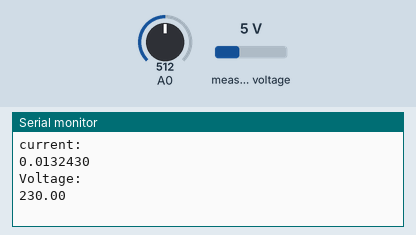
The sketch below on a simulated Arduino Uno, built with avr-gcc and run on an emulated ATmega328P. Parts: the last lines printed to the serial monitor. The test bench sets the inputs (shaded band); at power-on: measured voltage 5 V, A0 = 512.

Above: at 1.2 s.
1.3 s: measured voltage set to 0.3 V
At 2.2 s:
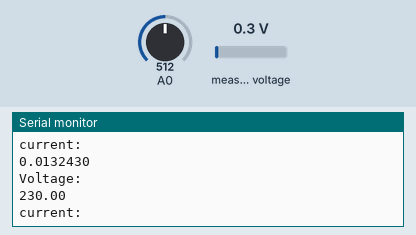
2.8 s: A0 set to 716
At 4.2 s:
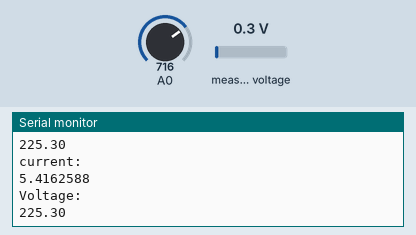
4.3 s: measured voltage set to 3.8 V
At 5.3 s:
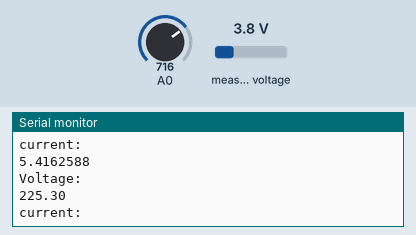
5.8 s: A0 set to 900
At 5.8 s:
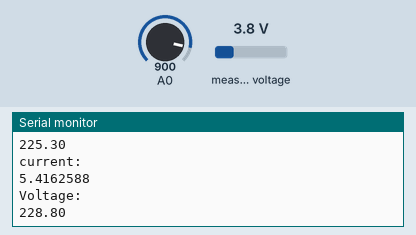
Timing chart, 0 to 8.3 s (numbered marks = the images above; inputs shaded):
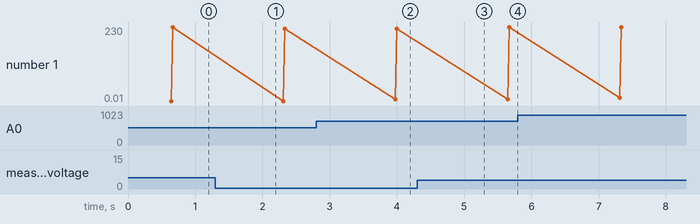

Measured:
- after the input at 2.8 s, the serial monitor: prints a new line after 1.2 s (image 2)
- plotted number 1: 230 → 225.3 after the input at 1.3 s, 225.3 → 228.8 after the input at 4.3 s

The sketch:

current_voltage_sensor_final.ino
```cpp
#include <ZMPT101B.h>
#define SENSITIVITY 674.75000f

ZMPT101B voltageSensor(A1, 50.0);

void setup() {
  Serial.begin(9600); //Start Serial Monitor to display current read value on Serial monitor
  voltageSensor.setSensitivity(SENSITIVITY);

}

void loop(){
// float  sumSqr=0.0, meanSqr=0.0, currentRMS=0.0;
// float voltage = 0.0;
// for(int i=0; i <= 200; i++){
//   float sensorValue = analogRead(A0);
//   float current =(2500-(sensorValue/1023)*5000.0)/185;
//   sumSqr+=current*current;
//   delay(3);
// }
// meanSqr = sumSqr/200;
// currentRMS = sqrt(meanSqr);
// voltage = voltageSensor.getRmsVoltage();
Serial.println("current:");
Serial.println(measureCurrent(A0),7);
Serial.println("Voltage:");
Serial.println(measureVoltage(A1));


  //Get 150 samples
  //AcsValue = analogRead(A0);
  // Serial.println(AcsValue);
  // Serial.println(AcsValue/1023*5000);
  // Serial.println(2500-AcsValue/1023*5000.0);
  //Serial.println((2500-(AcsValue/1023)*5000)/185, 4);


//Print the read current on Serial monitor
delay(1000);
}

float measureVoltage(uint8_t pin){
  return voltageSensor.getRmsVoltage();

}

float measureCurrent(uint8_t pin){
  float  sumSqr=0.0, meanSqr=0.0, currentRMS=0.0;
for(int i=0; i <= 200; i++){
  float sensorValue = analogRead(pin);
  float current =(2500-(sensorValue/1023)*5000.0)/185;
  sumSqr+=current*current;
  delay(3);
}
meanSqr = sumSqr/200;
currentRMS = sqrt(meanSqr);
return currentRMS;
}
```
